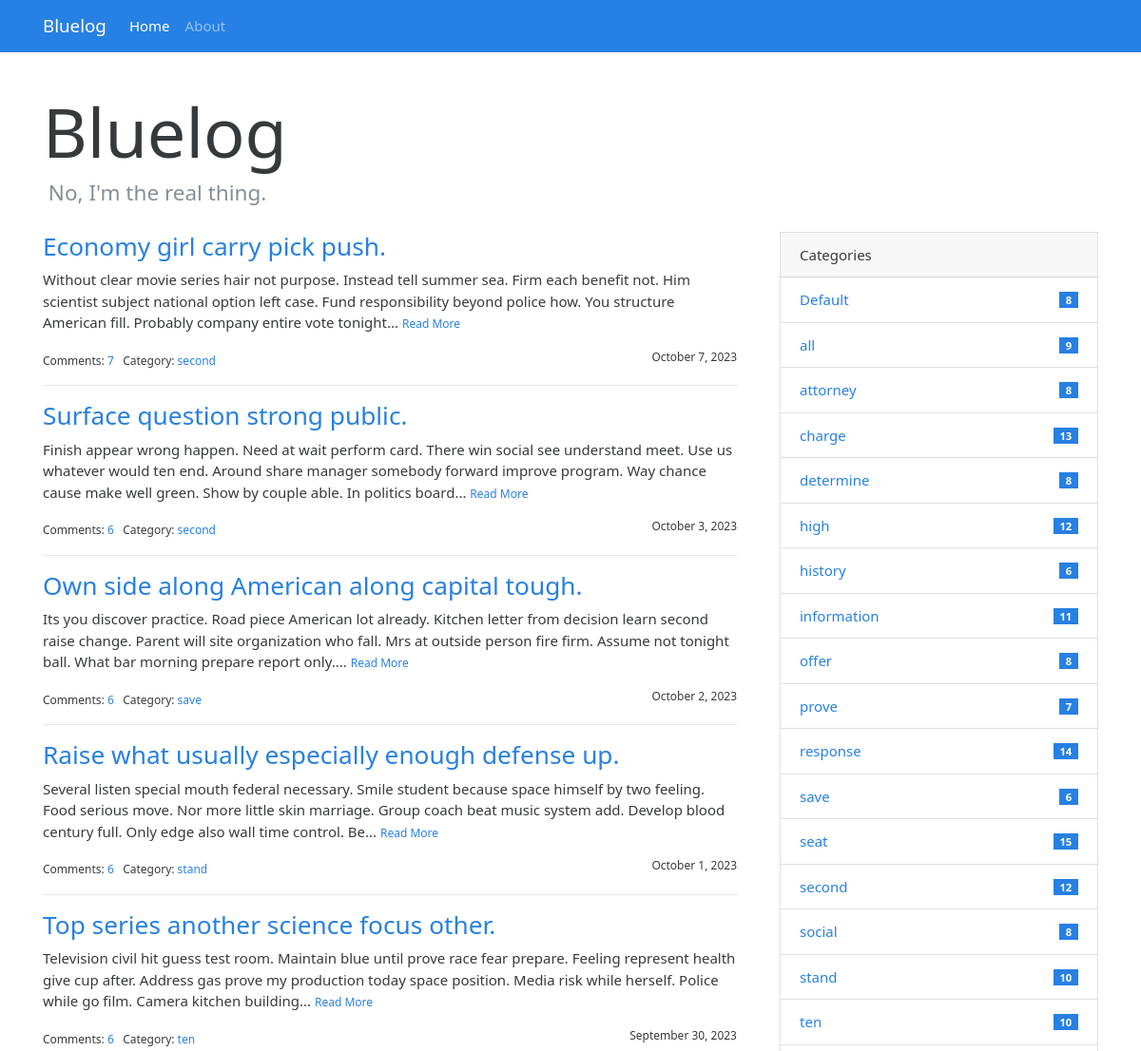
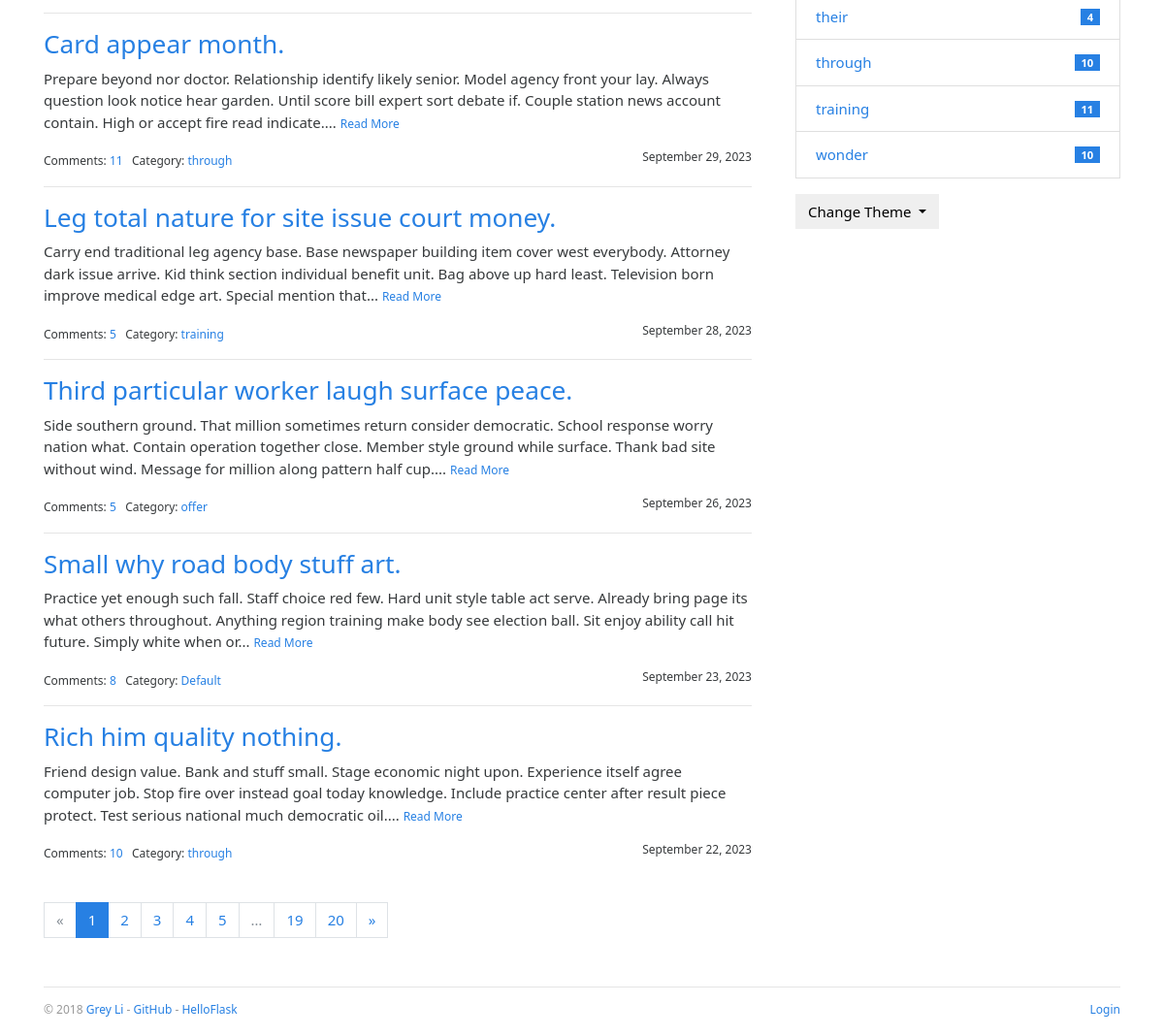
Before: / with the older database file (2 pictures, top to bottom).
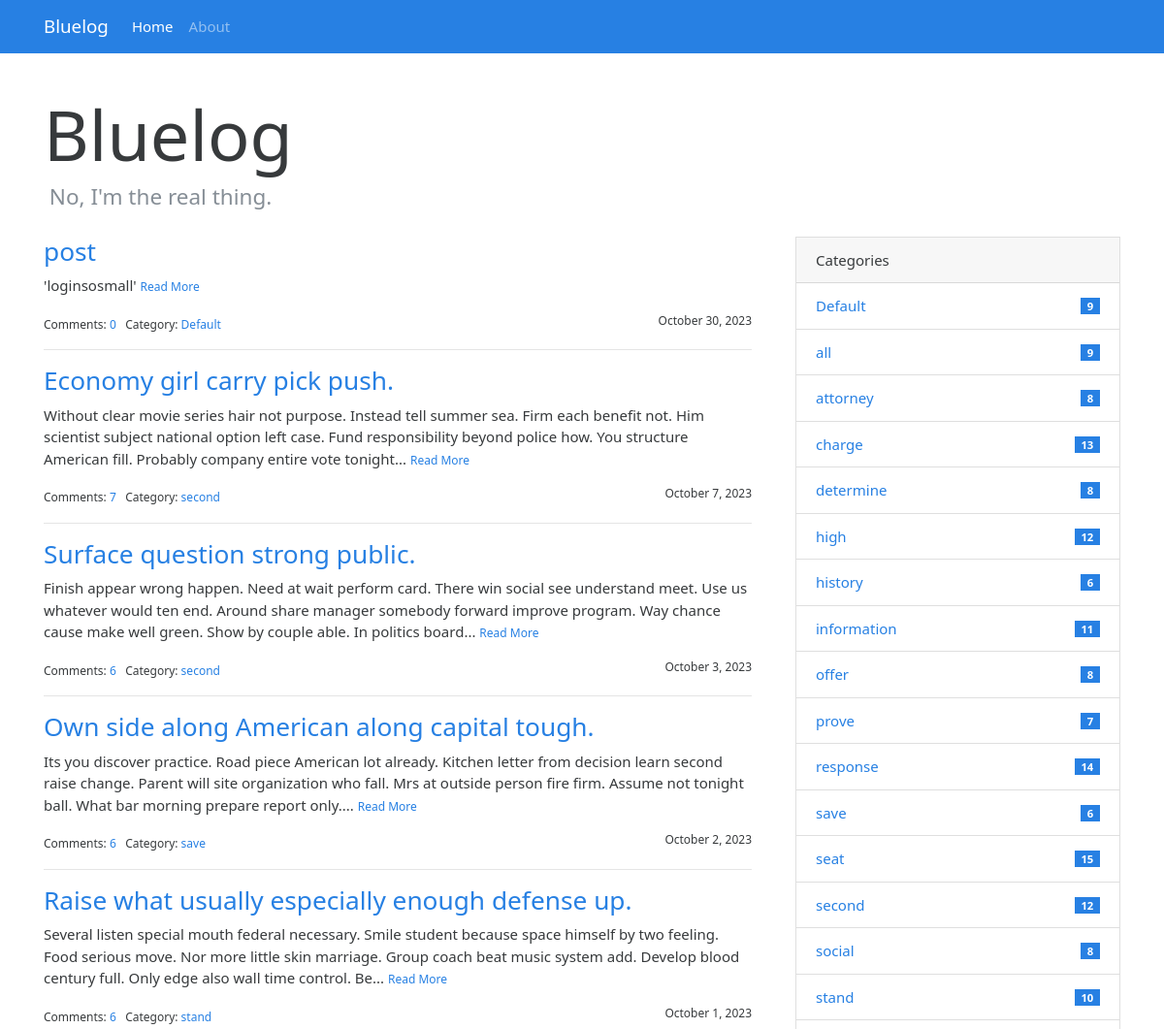
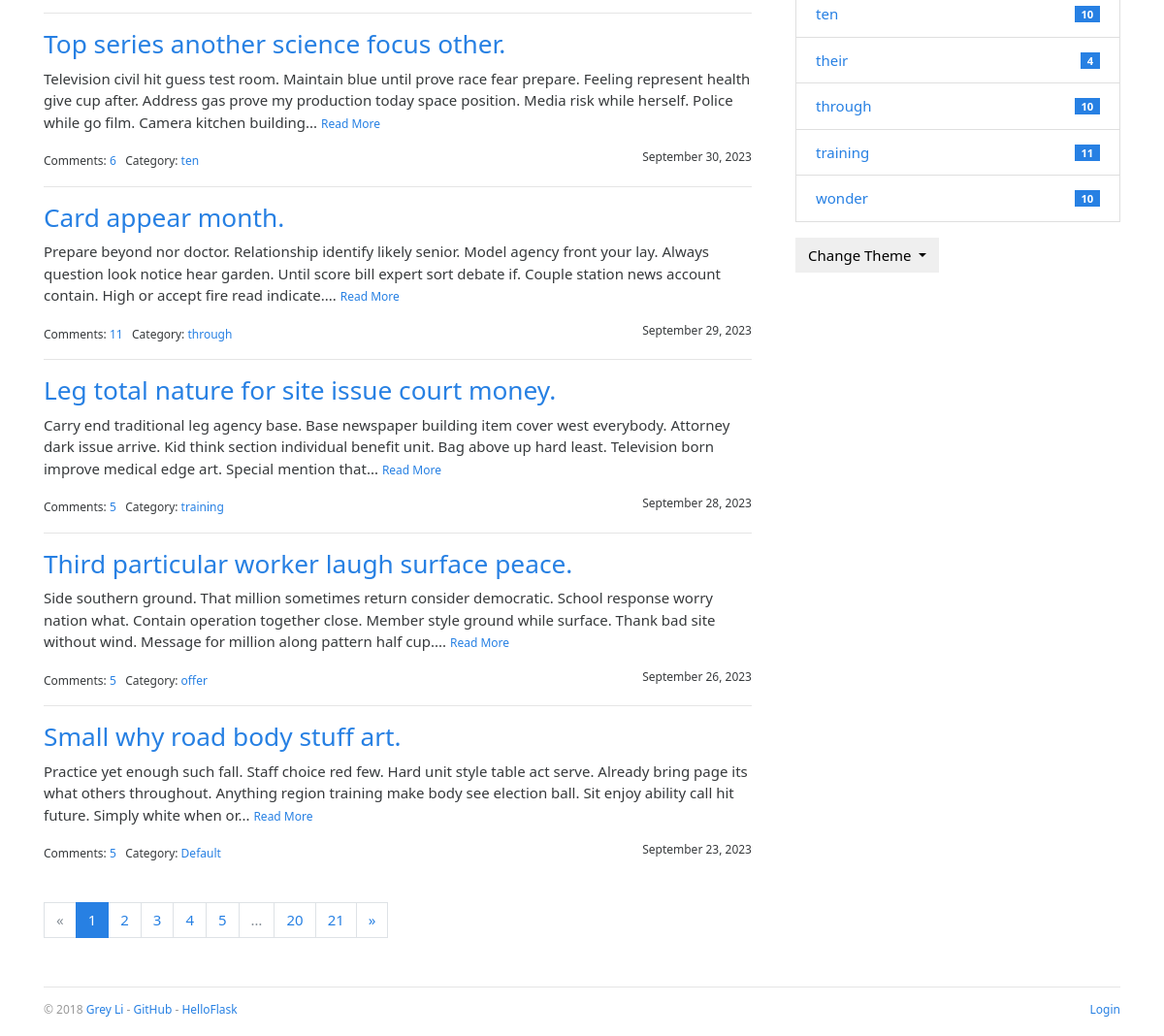
After: the same page with the newer database file (2 pictures, top to bottom).
### bluelog/models.py (models this page shows, shortened)
class Post(db.Model):
    id = db.Column(db.Integer, primary_key=True)
    title = db.Column(db.String(60))
    body = db.Column(db.Text)
    timestamp = db.Column(db.DateTime, default=datetime.utcnow, index=True)
    can_comment = db.Column(db.Boolean, default=True)
    category_id = db.Column(db.Integer, db.ForeignKey('category.id'))
    category = db.relationship('Category', back_populates='posts')
    comments = db.relationship('Comment', back_populates='post', cascade='all, delete-orphan')

class Category(db.Model):
    id = db.Column(db.Integer, primary_key=True)
    name = db.Column(db.String(30), unique=True)
    posts = db.relationship('Post', back_populates='category')

### bluelog/blueprints/blog.py (the view)
@blog_bp.route('/', defaults={'page': 1})
@blog_bp.route('/page/<int:page>')
def index(page):
    pagination = Post.query.order_by(Post.timestamp.desc()).paginate(
        page, per_page=current_app.config['BLUELOG_POST_PER_PAGE'])
    posts = pagination.items
    return render_template('blog/index.html', pagination=pagination, posts=posts)

### bluelog/__init__.py (called while the page is built)
def register_template_context(app):
    @app.context_processor
    def make_template_context():
        admin = Admin.query.first()
        categories = Category.query.order_by(Category.name).all()
        if current_user.is_authenticated:
            unread_comments = Comment.query.filter_by(reviewed=False).count()
        else:
            unread_comments = None
        return dict(admin=admin, categories=categories, unread_comments=unread_comments)

### bluelog/templates/blog/index.html (shortened to what this page needs)
{% extends 'base.html' %}
{% from 'bootstrap/pagination.html' import render_pagination  %}
{% block content %}
    <div class="page-header">
        <h1 class="display-3">{{ admin.blog_title|default('Blog Title') }}</h1>
        <h4 class="text-muted">&nbsp;{{ admin.blog_sub_title|default('Blog Subtitle') }}</h4>
    </div>
    <div class="row">
        <div class="col-sm-8">
            {% include 'blog/_posts.html' %}
            {% if posts %}
                <div class="page-footer">{{ render_pagination(pagination) }}</div>
            {% endif %}
        </div>
        <div class="col-sm-4 sidebar">
            {% include 'blog/_sidebar.html' %}
        </div>
    </div>
{% endblock %}

### bluelog/templates/blog/_posts.html (shortened to what this page needs)
{% if posts %}
    {% for post in posts %}
        <h3 class="text-primary"><a href="{{ url_for('.show_post', post_id=post.id) }}">{{ post.title }}</a></h3>
        <p>
            {{ post.body|striptags|truncate }}
            <small><a href="{{ url_for('.show_post', post_id=post.id) }}">Read More</a></small>
        </p>
        <small>
            Comments: <a href="{{ url_for('blog.show_post', post_id=post.id) }}#comments">{{ post.comments|length }}</a>&nbsp;&nbsp;
            Category: <a
                href="{{ url_for('.show_category', category_id=post.category.id) }}">{{ post.category.name }}</a>
            <span class="float-right">{{ moment(post.timestamp).format('LL') }}</span>
        </small>
        {% if not loop.last %}
            <hr>
        {% endif %}
    {% endfor %}
{% endif %}

### bluelog/templates/blog/_sidebar.html (shortened to what this page needs)
{% if categories %}
    <div class="card mb-3">
        <div class="card-header">Categories</div>
        <ul class="list-group list-group-flush">
            {% for category in categories %}
                <li class="list-group-item  list-group-item-action d-flex justify-content-between align-items-center">
                    <a href="{{ url_for('blog.show_category', category_id=category.id) }}">
                        {{ category.name }}
                    </a>
                    <span class="badge badge-primary badge-pill"> {{ category.posts|length }}</span>
                </li>
            {% endfor %}
        </ul>
    </div>
{% endif %}
<div class="dropdown">
    <button class="btn btn-default dropdown-toggle" type="button" id="dropdownMenuButton"
            data-toggle="dropdown" aria-haspopup="true" aria-expanded="false">
        Change Theme
    </button>
</div>

Changed rows visible on the page:
no longer on this page (row unchanged): Post: title "Rich him quality nothing.", body "Friend design value. Bank and stuff small. Stage economic night upon. Experience itself agree computer job. Stop fire over instead goal today knowledge. Include practice center after result piece protect. Test serious national much democratic oil....", comments|length "10", category.name "through", timestamp "September 22, 2023"
added Post: title "post", body "'loginsosmall'", comments|length "0", category.name "Default", timestamp "October 30, 2023"
computed for Post "Small why road body stuff art.": comments|length "8" → "5"
computed for Category "Default": posts|length "8" → "9"
Other visible differences:
{{ render_pagination(pagination) }}: "« 1 2 3 4 5 … 19 20 »" → "« 1 2 3 4 5 … 20 21 »"
